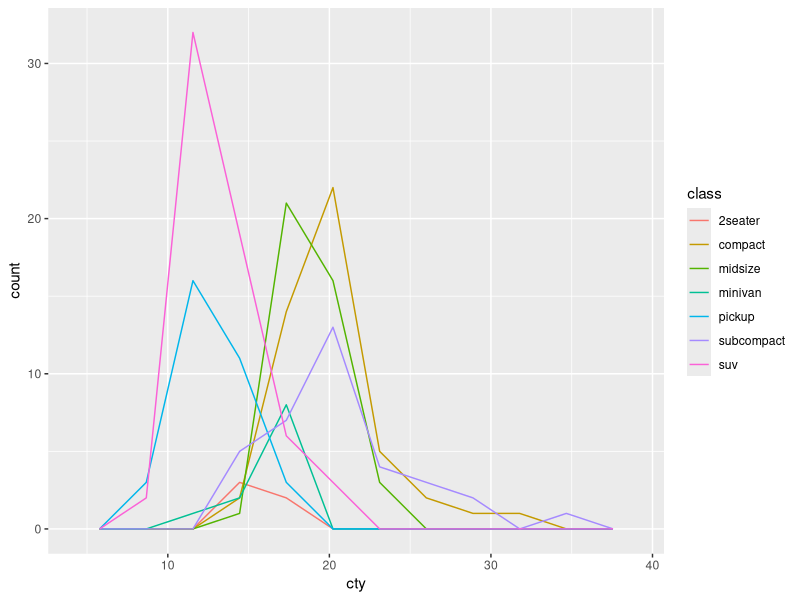
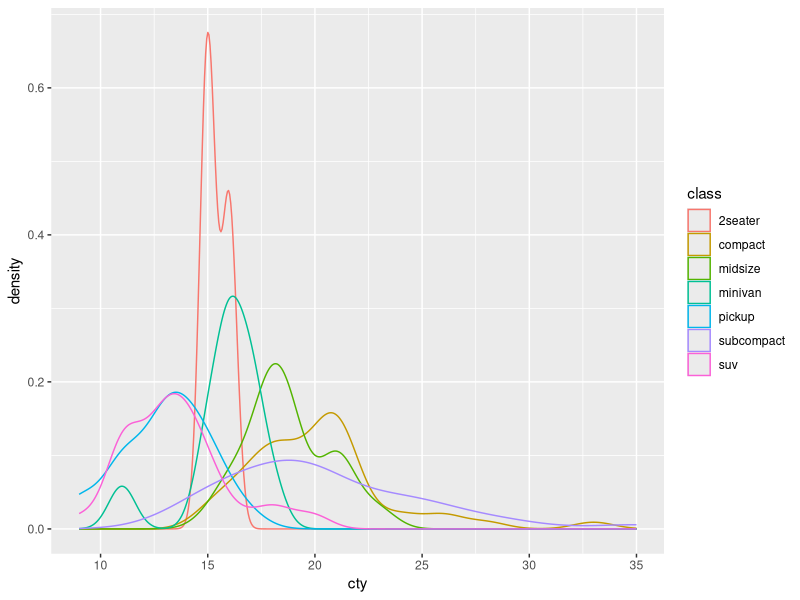
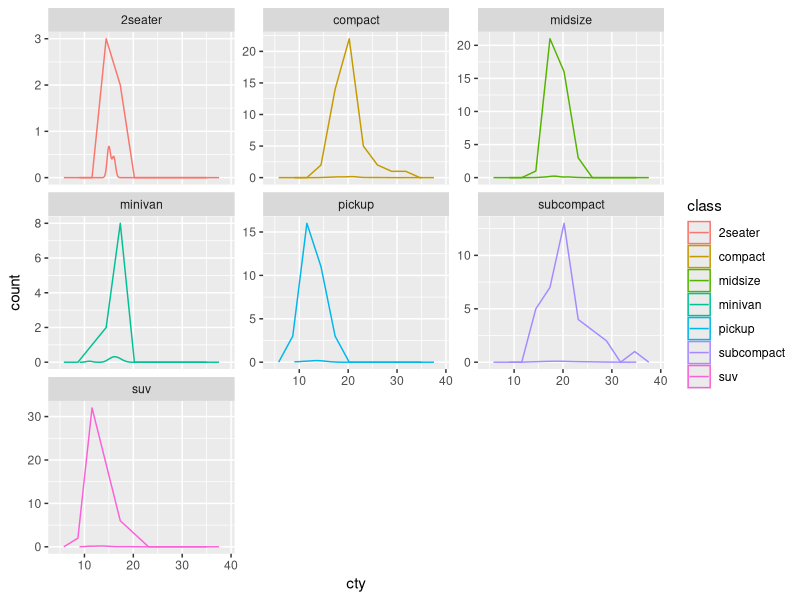
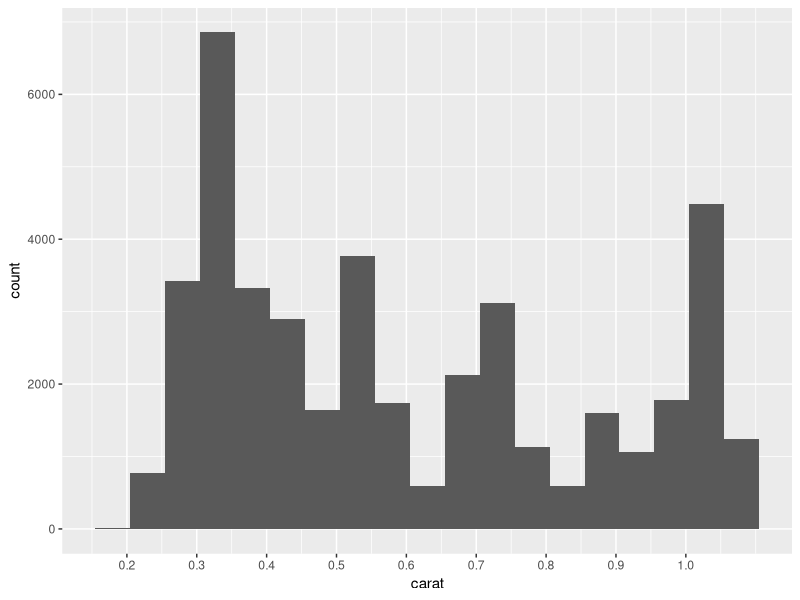

Write R code to recreate these figures, in order.
## ---- chunk 1
# knitr options
knitr::opts_chunk$set(echo = TRUE)
## ---- chunk 2
library(tidyverse)

## ---- chunk 3
## NOTE: No need to modify
mpg %>%
  ggplot(aes(cty, color = class)) +
  geom_freqpoly(bins = 10)
## ---- chunk 4
## NOTE: No need to modify
mpg %>%
  ggplot(aes(cty, color = class)) +
  geom_density()
## ---- chunk 5
mpg %>%
  ggplot(aes(cty, color = class)) +
  geom_density() +
  geom_freqpoly(bins = 10) +
  facet_wrap(~ class, scales = "free_y")
## ---- chunk 6
## TODO: Run this chunk; play with differnet bin widths
diamonds %>%
  filter(carat < 1.1) %>%

  ggplot(aes(carat)) +
  geom_histogram(binwidth = 0.05, boundary = 0.005) +
  scale_x_continuous(
    breaks = seq(0, 1, by = 0.1)

  )
